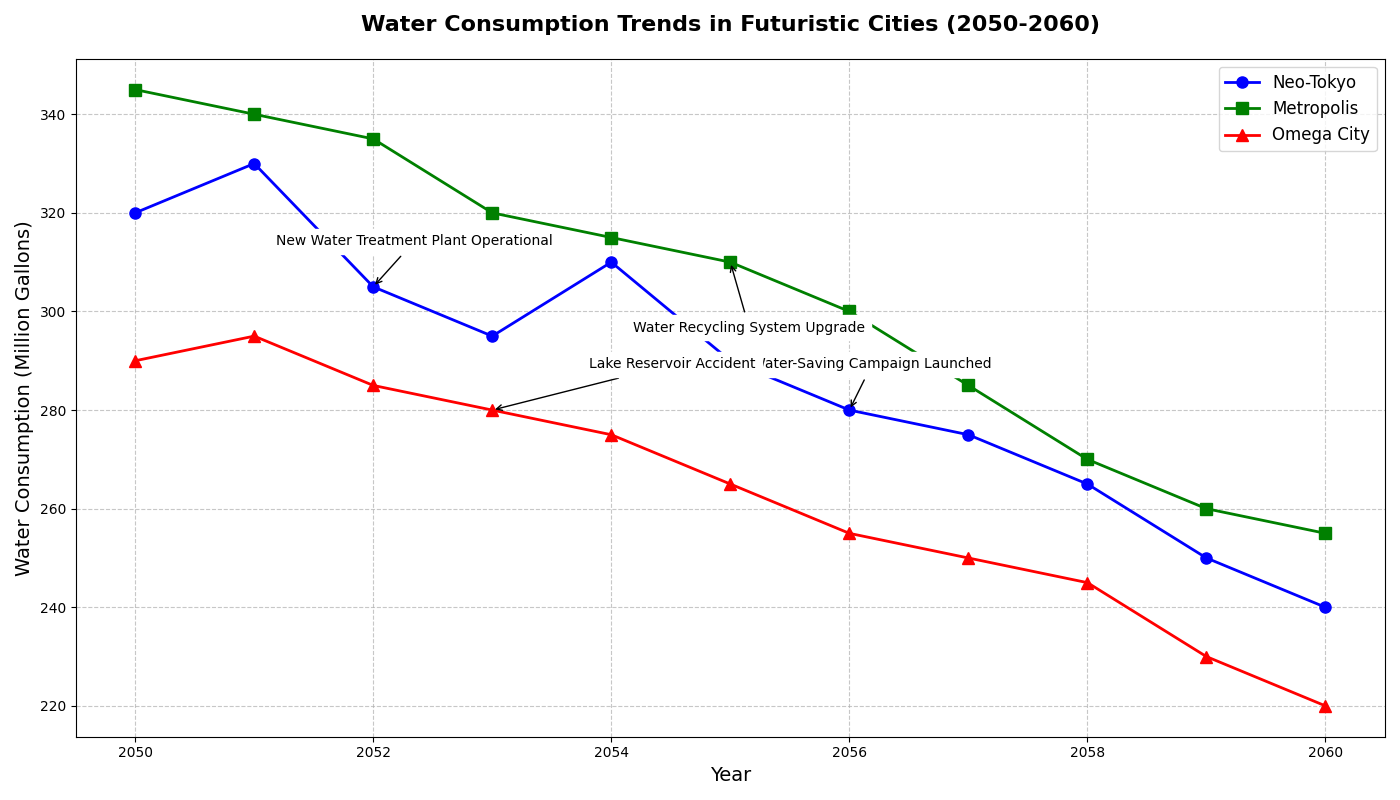

Here is the Python script that generated this plot:
import matplotlib.pyplot as plt
import numpy as np

# Backstory:
# The chart represents the yearly water consumption trends from three fictional futuristic cities: Neo-Tokyo, Metropolis, and Omega City, from the years 2050 to 2060.
# We explore their water usage and compare these trends using line plots and an overlay to indicate important events (e.g., implementation of new water-saving technologies).

# Years from 2050 to 2060
years = np.arange(2050, 2061)

# Artificial data for water consumption (in million gallons)
neo_tokyo_consumption = np.array([320, 330, 305, 295, 310, 290, 280, 275, 265, 250, 240])
metropolis_consumption = np.array([345, 340, 335, 320, 315, 310, 300, 285, 270, 260, 255])
omega_city_consumption = np.array([290, 295, 285, 280, 275, 265, 255, 250, 245, 230, 220])

# Important events
events = {
    "Neo-Tokyo": [(2052, 'New Water Treatment Plant Operational'), (2056, 'Water-Saving Campaign Launched')],
    "Metropolis": [(2055, 'Water Recycling System Upgrade')],
    "Omega City": [(2053, 'Lake Reservoir Accident')]
}

# Create a figure and a single subplot
fig, ax = plt.subplots(figsize=(14, 8))

# Plotting the water consumption data with markers
ax.plot(years, neo_tokyo_consumption, marker='o', linestyle='-', color='blue', linewidth=2, markersize=8, label='Neo-Tokyo')
ax.plot(years, metropolis_consumption, marker='s', linestyle='-', color='green', linewidth=2, markersize=8, label='Metropolis')
ax.plot(years, omega_city_consumption, marker='^', linestyle='-', color='red', linewidth=2, markersize=8, label='Omega City')

# Annotate important events
for city, events_list in events.items():
    for year, event in events_list:
        idx = year - 2050
        if city == "Neo-Tokyo":
            xytext = (-70, 30)
            xy = (year, neo_tokyo_consumption[idx])
        elif city == "Metropolis":
            xytext = (-70, -50)
            xy = (year, metropolis_consumption[idx])
        else:  # Omega City
            xytext = (70, 30)
            xy = (year, omega_city_consumption[idx])

        ax.annotate(event, xy=xy, xytext=xytext, textcoords='offset points', 
                    arrowprops=dict(arrowstyle='->', color='black'), fontsize=10, backgroundcolor='white')

# Set titles and labels
ax.set_title('Water Consumption Trends in Futuristic Cities (2050-2060)', fontsize=16, fontweight='bold', pad=20)
ax.set_xlabel('Year', fontsize=14)
ax.set_ylabel('Water Consumption (Million Gallons)', fontsize=14)

# Display legend
ax.legend(loc='upper right', fontsize=12, frameon=True)

# Add grid for better readability
ax.grid(True, linestyle='--', alpha=0.7)

# Adjust layout
plt.tight_layout()

# Show the plot
plt.show()
